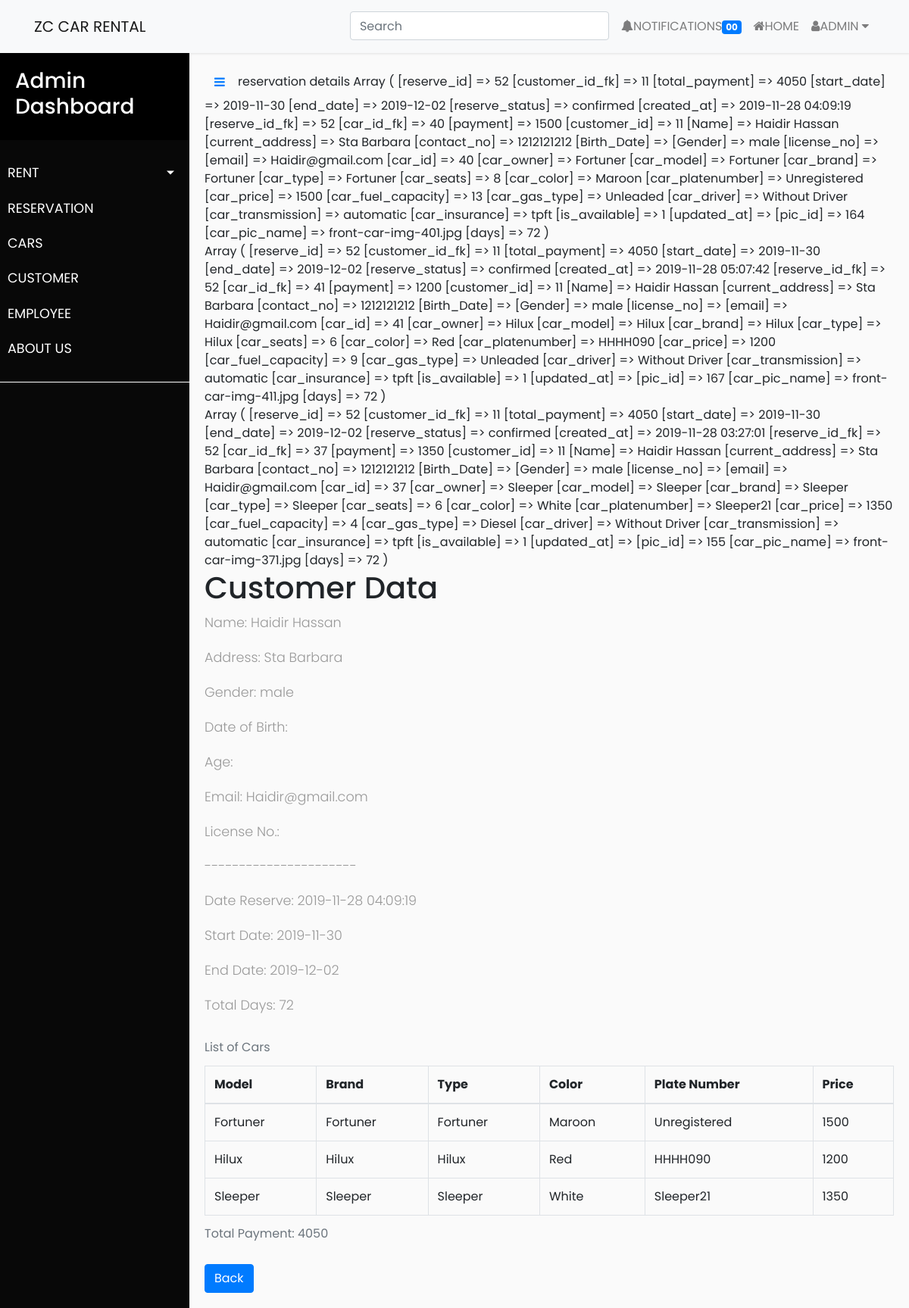
The page /reserve_controller/view_details/52 on the database its author committed.
### tables this page shows
CREATE TABLE `tbl_customer` (
  `customer_id` int(11) NOT NULL,
  `Name` varchar(255) DEFAULT NULL,
  `current_address` varchar(255) DEFAULT NULL,
  `contact_no` varchar(255) DEFAULT NULL,
  `Birth_Date` varchar(255) DEFAULT NULL,
  `Gender` varchar(255) DEFAULT NULL,
  `license_no` varchar(255) DEFAULT NULL,
  `email` varchar(255) DEFAULT NULL
);

CREATE TABLE `tbl_car_profile` (
  `car_id` int(11) NOT NULL,
  `car_owner` varchar(255) DEFAULT NULL,
  `car_model` varchar(255) DEFAULT NULL,
  `car_brand` varchar(255) DEFAULT NULL,
  `car_type` varchar(255) DEFAULT NULL,
  `car_seats` varchar(255) DEFAULT NULL,
  `car_color` varchar(255) DEFAULT NULL,
  `car_platenumber` varchar(255) DEFAULT NULL,
  `car_price` varchar(255) DEFAULT NULL,
  `car_fuel_capacity` varchar(255) DEFAULT NULL,
  `car_gas_type` varchar(255) DEFAULT NULL,
  `car_driver` varchar(255) DEFAULT NULL,
  `car_transmission` varchar(255) DEFAULT NULL,
  `car_insurance` varchar(255) DEFAULT NULL,
  `is_available` tinyint(4) NOT NULL DEFAULT 1,
  `created_at` timestamp NOT NULL DEFAULT current_timestamp(),
  `updated_at` timestamp NULL DEFAULT NULL ON UPDATE current_timestamp()
);

CREATE TABLE `tbl_reserve` (
  `reserve_id` int(11) NOT NULL,
  `customer_id_fk` int(11) DEFAULT NULL,
  `total_payment` varchar(255) NOT NULL,
  `start_date` date DEFAULT NULL,
  `end_date` date DEFAULT NULL,
  `reserve_status` varchar(255) DEFAULT 'unconfirmed',
  `created_at` timestamp NOT NULL DEFAULT current_timestamp()
);

### application/controllers/reserve_controller.php (called while the page is built, shortened)
<?php
class Reserve_controller extends CI_Controller {
	public function __construct()
    {
        $this->load->model('reserve_model');
    }
    public function view_details($id)
    {
        if ($id != null) {
            $data['fetch_data'] = $this->reserve_model->showReservationDetails($id);
            $data['main_view'] = "admin/reservation_details";
            $this->load->view('layouts/main', $data);
        }
    }
}

### index.php (called while the page is built, shortened)
<?php
require_once BASEPATH.'core/CodeIgniter.php';

### application/models/reserve_model.php (called while the page is built, shortened)
<?php
class Reserve_model extends CI_Model {
	public function showReservationDetails($id)
	{
		$queryString = "SELECT *, (end_date - start_date) as days FROM tbl_reserve
						    JOIN tbl_reserve_details
						        ON tbl_reserve.reserve_id = tbl_reserve_details.reserve_id_fk
						    JOIN tbl_customer
						        ON tbl_reserve.customer_id_fk = tbl_customer.customer_id
						    JOIN tbl_car_profile
						        ON tbl_reserve_details.car_id_fk = tbl_car_profile.car_id
						    JOIN tbl_car_pic
						        ON tbl_car_profile.car_id = tbl_car_pic.car_id_fk
						    WHERE reserve_id = '{$id}'
						    GROUP BY car_owner, car_model, car_brand, car_platenumber";
		$query = $this->db->query($queryString);
		return $query;
	}
}
?>

### application/views/admin/reservation_details.php (the view)
reservation details
<?php foreach ($fetch_data->result_array() as $row) {
	print_r($row);
	echo "<br>";
}
?>
<h1>Customer Data</h1>
<p>Name: <?php echo $fetch_data->row(0)->Name; ?></p>
<p>Address: <?php echo $fetch_data->row(0)->current_address; ?></p>
<p>Gender: <?php echo $fetch_data->row(0)->Gender; ?></p>
<p>Date of Birth: <?php echo $fetch_data->row(0)->Birth_Date; ?></p>
<p>Age: <?php echo $fetch_data->row(0)->Birth_Date; ?></p>
<p>Email: <?php echo $fetch_data->row(0)->email; ?></p>
<p>License No.: <?php echo $fetch_data->row(0)->license_no; ?></p>
<p>----------------------</p>
<p>Date Reserve: <?php echo $fetch_data->row(0)->created_at; ?></p>
<p>Start Date: <?php echo $fetch_data->row(0)->start_date; ?></p>
<p>End Date: <?php echo $fetch_data->row(0)->end_date; ?></p>
<p>Total Days: <?php echo $fetch_data->row(0)->days; ?></p>
<table class="table table-bordered table-hover">
  <caption style="caption-side: top !important;">List of Cars</caption>
  <caption>Total Payment: <?php echo $fetch_data->row(0)->total_payment; ?></caption>
  <thead>
    <tr>
      <th scope="col">Model</th>
      <th scope="col">Brand</th>
      <th scope="col">Type</th>
      <th scope="col">Color</th>
      <th scope="col">Plate Number</th>
      <th scope="col">Price</th>
    </tr>
  </thead>
  <tbody>
  	<?php if($fetch_data->num_rows() > 0):?>
        <?php foreach($fetch_data->result_array() as $row): ?>
		    <tr>
		      <td><?php echo $row['car_model']; ?></td>
		      <td><?php echo $row['car_brand']; ?></td>
		      <td><?php echo $row['car_type']; ?></td>
		      <td><?php echo $row['car_color']; ?></td>
		      <td><?php echo $row['car_platenumber']; ?></td>
		      <td><?php echo $row['car_price']; ?></td>
		    </tr>
	    <?php endforeach; ?>
	<?php endif; ?>
  </tbody>
</table>
<a href="<?php echo base_url('reserve_controller/show_reservation') ?>" class="btn btn-primary" role="button" aria-pressed="true">Back</a>

### assets/css/styles.css (style rules this page uses)
body { font-family: 'Poppins', sans-serif; background: #fafafa; }
p { font-family: 'Poppins', sans-serif; font-size: 1.1em; font-weight: 300; line-height: 1.7em; color: #999; }
a, a:hover, a:focus { color: inherit; text-decoration: none; transition: all 0.3s; }

### rows shown on the page
tbl_customer: Name "Haidir Hassan", current_address "Sta Barbara", Gender "male", email "Haidir@gmail.com"
tbl_car_profile: created_at "2019-11-28 04:09:19"
tbl_reserve: start_date "2019-11-30", end_date "2019-12-02", total_payment "4050", tbl_car_profile.car_model "Fortuner", tbl_car_profile.car_brand "Fortuner", tbl_car_profile.car_type "Fortuner", tbl_car_profile.car_color "Maroon", tbl_car_profile.car_platenumber "Unregistered", tbl_car_profile.car_price "1500", tbl_car_profile.car_model "Hilux", tbl_car_profile.car_brand "Hilux", tbl_car_profile.car_type "Hilux", tbl_car_profile.car_color "Red", tbl_car_profile.car_platenumber "HHHH090", tbl_car_profile.car_price "1200", tbl_car_profile.car_model "Sleeper", tbl_car_profile.car_brand "Sleeper", tbl_car_profile.car_type "Sleeper", tbl_car_profile.car_color "White", tbl_car_profile.car_platenumber "Sleeper21", tbl_car_profile.car_price "1350"

### other values the page prints
$fetch_data->row(0)->days "72"
